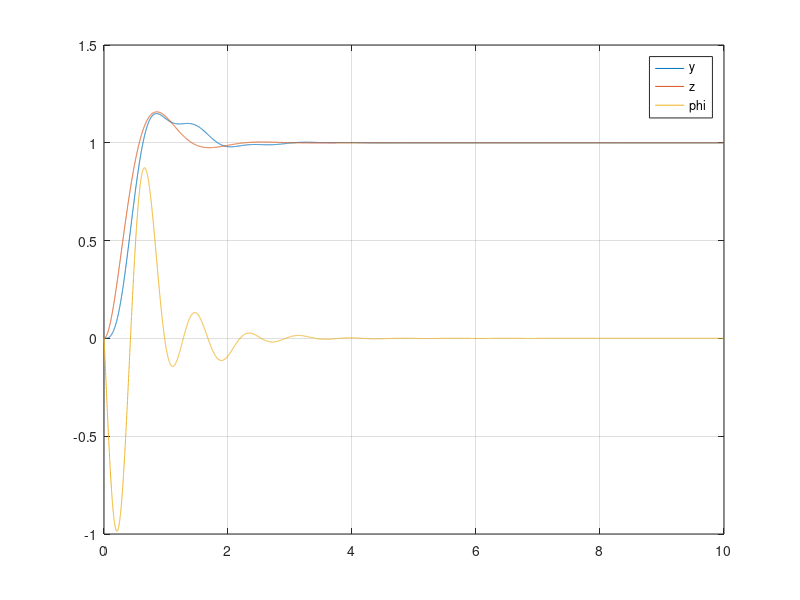
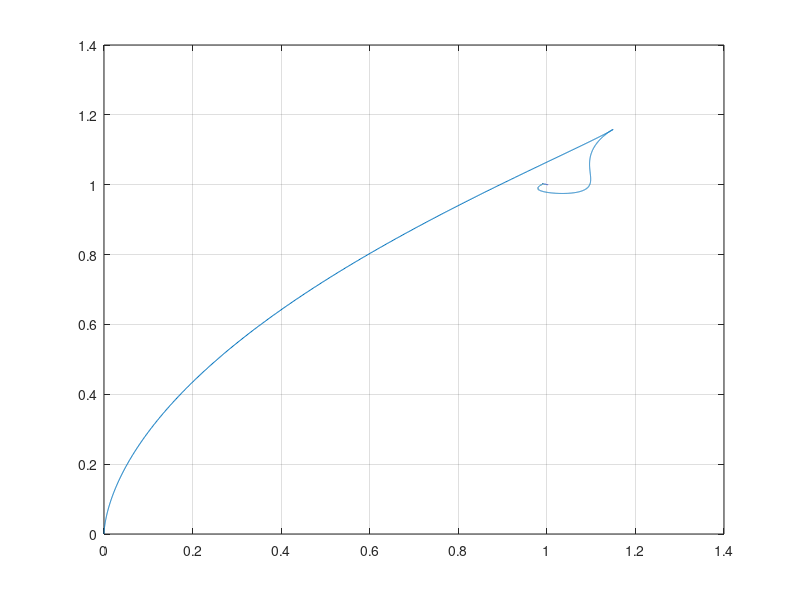

Write MATLAB code to recreate these figures, in order.
clc;
clear;

kp = [10, 18.35,61];
kd = [3, 4.34, 6.8];
% ki = [1, 0.01, 0];

del_t = 0.001;
g = 9.8;
L = 0.086;
I_xx = 2.5e-4;
m = 0.18;

y_init = 0;
z_init = 0;
phi_init = 0;

ydot = 0;
zdot = 0;
phidot = 0;

y_des = 1;
z_des = 1;
phi_des = 0;

t=0:del_t:10;

y = zeros(length(t),1);
z = zeros(length(t),1);
phi = zeros(length(t),1);

z(1) = z_init;
y(1) = y_init;
phi(1) = phi_init;

length(t);

rise_time_y = 0;
rise_time_z = 0;
check_y = 0;
check_z = 0;

prev_phi_c = 0;
for i = 2:length(t)-1
    
%     del_z = z(i) - z(i-1);
%     del_y = y(i) - y(i-1);
    u1 = m*(g + 0 +kd(2)*(0 - zdot) + kp(2)*(z_des - z(i)));
    phi_c = -1/g*(0 + kd(1)*(0 - ydot) + kp(1)*(y_des - y(i)));   
    
    del_phidot = (phi_c - prev_phi_c)/del_t - (phi(i)-phi(i-1))/del_t;
%     del_phidot = 0 - (phi(i)-phi(i-1))/del_t;
    u2 = I_xx*(0 + kd(3)*(del_phidot) + kp(3)*(phi_c - phi(i)));
    
    yd_dot = -g*phi(i);
    zd_dot = -g +u1/m;
    phid_dot = u2/I_xx;
    
    y(i+1) = y(i) + ydot*del_t + 0.5*yd_dot*(del_t^2);
    ydot = ydot + yd_dot*del_t;
    
    z(i+1) = z(i) + zdot*del_t + 0.5*zd_dot*(del_t^2);
    zdot = zdot + zd_dot*del_t;
    
    phi(i+1) = phi(i) + phidot*del_t + 0.5*phid_dot*(del_t^2);
    phidot = phidot + phid_dot*del_t;
    prev_phi_c = phi_c;
    
    if phi(i+1)>2*pi
        phi(i+1) = rem(phi(i+1),2*pi);
    end
    
    if z(i+1) >  0.1*(z_des - z_init) && check_z == 0
        rise_time_z = t(i+1);
        check_z = 1;
    elseif z(i+1) >  0.9*(z_des - z_init) && check_z == 1
        rise_time_z = t(i+1)-rise_time_z;
        check_z = 2;
    end
    
    if y(i+1) >  0.1*(y_des - y_init) && check_y == 0
        rise_time_y = t(i+1);
        check_y = 1;
    elseif y(i+1) >  0.9*(y_des - y_init) && check_y == 1
        rise_time_y = t(i+1)-rise_time_y;
        check_y = 2;
    end
    
% 
%     xlim([0 60])
%     ylim([-10 20])
%     pause(0.01)
      
end

per_OS_z = ((max(z)- z_des)/z_des)*100
rise_time_z

per_OS_y = ((max(y)- y_des)/y_des)*100
rise_time_y
figure(1)
plot(t, y)
hold on;
plot(t, z)
hold on;
plot(t, phi)
legend('y','z','phi')
grid on
figure(2)
plot(y,z)
grid on